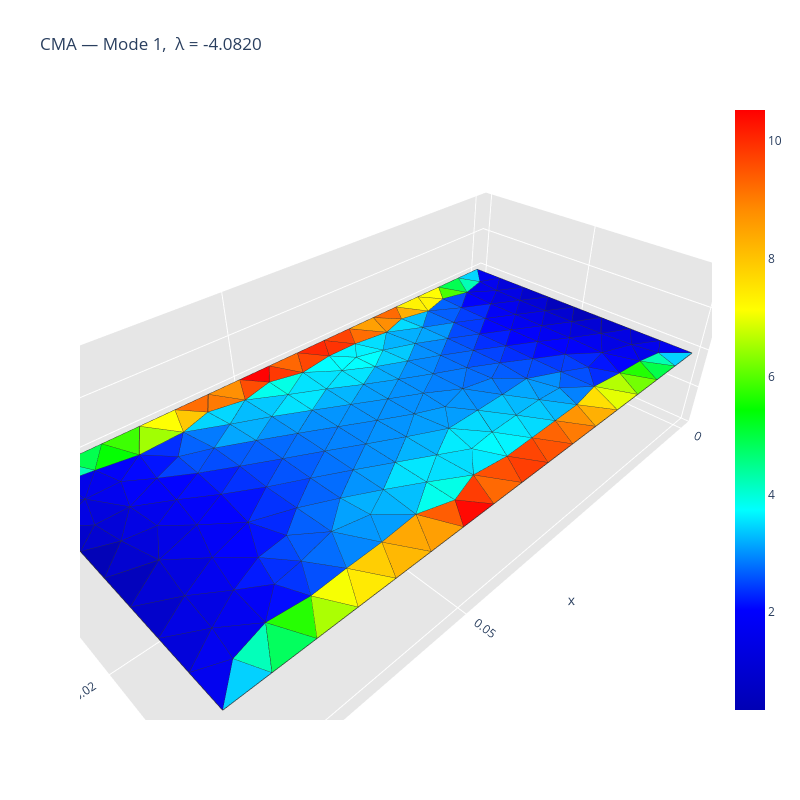
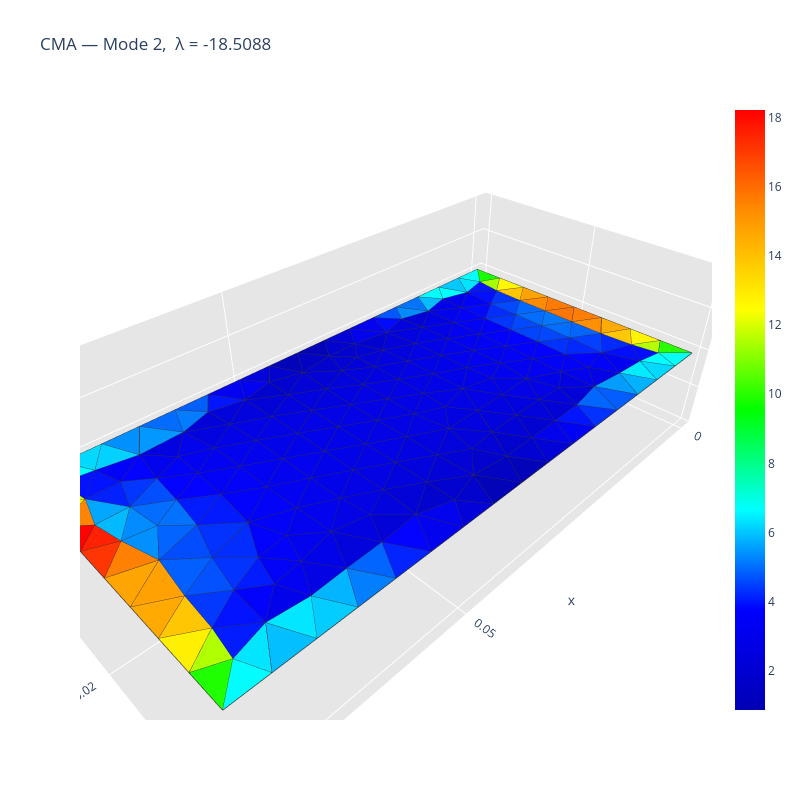
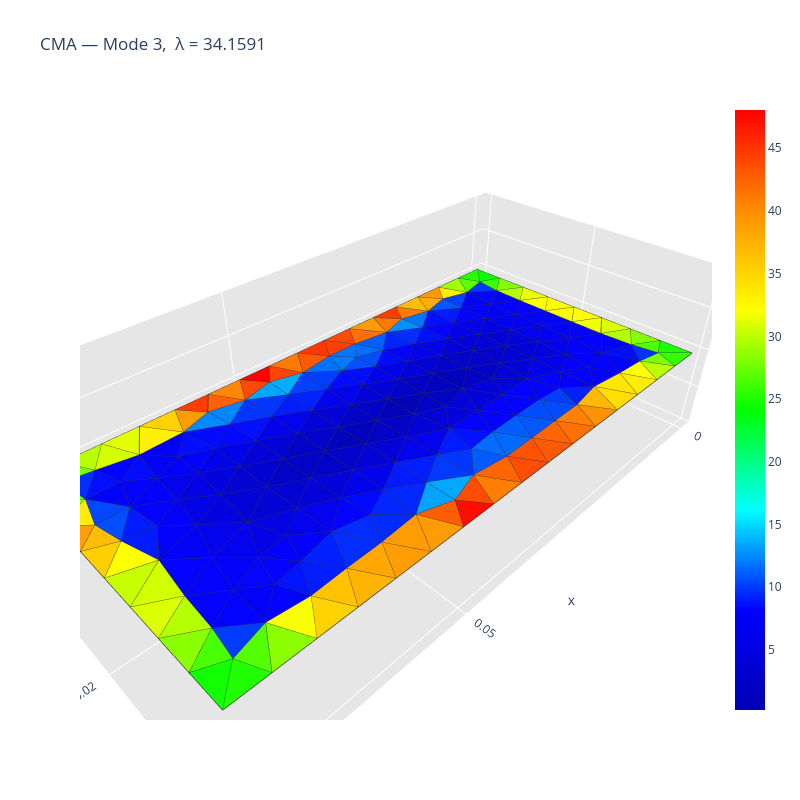
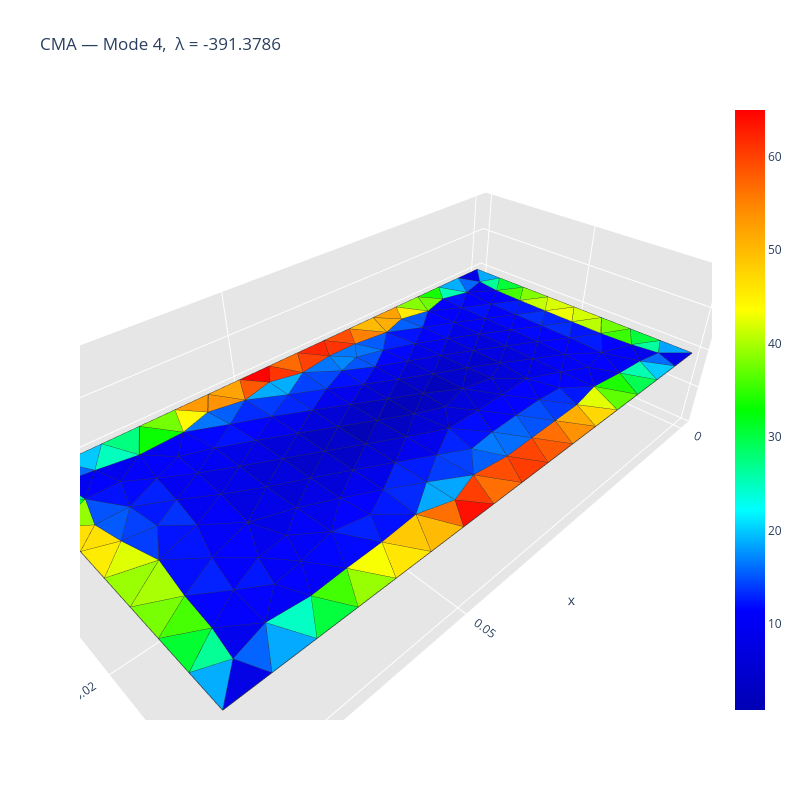

Write notebook code for charts like these, in order.
### Code cell
# 4. Characteristic currents of the first 4 modes, at the plate's design frequency
modal_data = cma_algorithm(path, frequency=frequency, n_modes=n_modes_cma, show=True)

### Figure 1 — Plotly figure (JSON) as saved in the notebook; plotly's stock layout.template omitted (floating-point values rounded to 4 significant figures; data arrays with more than 128 entries replaced by an {"elided": "..."} marker saying what was removed)
{"data": [{"facecolor": {"elided": "312 str values"}, "i": {"elided": "312 int values"}, "j": {"elided": "312 int values"}, "k": {"elided": "312 int values"}, "name": "", "type": "mesh3d", "x": {"elided": "181 float values"}, "y": {"elided": "181 float values"}, "z": {"elided": "181 float values"}}, {"line": {"color": "rgb(50, 50, 50)", "width": 1.5}, "mode": "lines", "showlegend": false, "type": "scatter3d", "x": {"elided": "1560 float values"}, "y": {"elided": "1560 float values"}, "z": {"elided": "1560 int values"}}, {"hoverinfo": "none", "marker": {"color": [0.3373, 10.53], "colorscale": [[0, "rgb(0, 0, 180)"], [0.1667, "rgb(0, 0, 255)"], [0.3333, "rgb(0, 255, 255)"], [0.5, "rgb(0, 255, 0)"], [0.6667, "rgb(255, 255, 0)"], [0.8333, "rgb(255, 140, 0)"], [1, "rgb(255, 0, 0)"]], "showscale": true, "size": 0.1}, "mode": "markers", "showlegend": false, "type": "scatter3d", "x": [0.0], "y": [0.0], "z": [0.0]}], "layout": {"height": 800, "legend": {"bgcolor": "rgba(255,255,255,0.7)", "bordercolor": "lightgray", "borderwidth": 1, "x": 0.2, "xanchor": "left", "y": 0.9, "yanchor": "top"}, "scene": {"aspectratio": {"x": 1, "y": 0.5, "z": 0.3}, "camera": {"eye": {"x": 0.65, "y": 0.65, "z": 0.65}}, "xaxis": {"backgroundcolor": "rgb(230, 230, 230)", "gridcolor": "rgb(255, 255, 255)", "showbackground": true, "zerolinecolor": "rgb(255, 255, 255)"}, "yaxis": {"backgroundcolor": "rgb(230, 230, 230)", "gridcolor": "rgb(255, 255, 255)", "showbackground": true, "zerolinecolor": "rgb(255, 255, 255)"}, "zaxis": {"backgroundcolor": "rgb(230, 230, 230)", "gridcolor": "rgb(255, 255, 255)", "showbackground": true, "zerolinecolor": "rgb(255, 255, 255)"}}, "title": {"text": "CMA — Mode 1,  λ = -4.0820"}, "width": 800}}

### Figure 2 — Plotly figure (JSON) as saved in the notebook; plotly's stock layout.template omitted (floating-point values rounded to 4 significant figures; data arrays with more than 128 entries replaced by an {"elided": "..."} marker saying what was removed)
{"data": [{"facecolor": {"elided": "312 str values"}, "i": {"elided": "312 int values"}, "j": {"elided": "312 int values"}, "k": {"elided": "312 int values"}, "name": "", "type": "mesh3d", "x": {"elided": "181 float values"}, "y": {"elided": "181 float values"}, "z": {"elided": "181 float values"}}, {"line": {"color": "rgb(50, 50, 50)", "width": 1.5}, "mode": "lines", "showlegend": false, "type": "scatter3d", "x": {"elided": "1560 float values"}, "y": {"elided": "1560 float values"}, "z": {"elided": "1560 int values"}}, {"hoverinfo": "none", "marker": {"color": [0.8639, 18.22], "colorscale": [[0, "rgb(0, 0, 180)"], [0.1667, "rgb(0, 0, 255)"], [0.3333, "rgb(0, 255, 255)"], [0.5, "rgb(0, 255, 0)"], [0.6667, "rgb(255, 255, 0)"], [0.8333, "rgb(255, 140, 0)"], [1, "rgb(255, 0, 0)"]], "showscale": true, "size": 0.1}, "mode": "markers", "showlegend": false, "type": "scatter3d", "x": [0.0], "y": [0.0], "z": [0.0]}], "layout": {"height": 800, "legend": {"bgcolor": "rgba(255,255,255,0.7)", "bordercolor": "lightgray", "borderwidth": 1, "x": 0.2, "xanchor": "left", "y": 0.9, "yanchor": "top"}, "scene": {"aspectratio": {"x": 1, "y": 0.5, "z": 0.3}, "camera": {"eye": {"x": 0.65, "y": 0.65, "z": 0.65}}, "xaxis": {"backgroundcolor": "rgb(230, 230, 230)", "gridcolor": "rgb(255, 255, 255)", "showbackground": true, "zerolinecolor": "rgb(255, 255, 255)"}, "yaxis": {"backgroundcolor": "rgb(230, 230, 230)", "gridcolor": "rgb(255, 255, 255)", "showbackground": true, "zerolinecolor": "rgb(255, 255, 255)"}, "zaxis": {"backgroundcolor": "rgb(230, 230, 230)", "gridcolor": "rgb(255, 255, 255)", "showbackground": true, "zerolinecolor": "rgb(255, 255, 255)"}}, "title": {"text": "CMA — Mode 2,  λ = -18.5088"}, "width": 800}}

### Figure 3 — Plotly figure (JSON) as saved in the notebook; plotly's stock layout.template omitted (floating-point values rounded to 4 significant figures; data arrays with more than 128 entries replaced by an {"elided": "..."} marker saying what was removed)
{"data": [{"facecolor": {"elided": "312 str values"}, "i": {"elided": "312 int values"}, "j": {"elided": "312 int values"}, "k": {"elided": "312 int values"}, "name": "", "type": "mesh3d", "x": {"elided": "181 float values"}, "y": {"elided": "181 float values"}, "z": {"elided": "181 float values"}}, {"line": {"color": "rgb(50, 50, 50)", "width": 1.5}, "mode": "lines", "showlegend": false, "type": "scatter3d", "x": {"elided": "1560 float values"}, "y": {"elided": "1560 float values"}, "z": {"elided": "1560 int values"}}, {"hoverinfo": "none", "marker": {"color": [0.2128, 48.04], "colorscale": [[0, "rgb(0, 0, 180)"], [0.1667, "rgb(0, 0, 255)"], [0.3333, "rgb(0, 255, 255)"], [0.5, "rgb(0, 255, 0)"], [0.6667, "rgb(255, 255, 0)"], [0.8333, "rgb(255, 140, 0)"], [1, "rgb(255, 0, 0)"]], "showscale": true, "size": 0.1}, "mode": "markers", "showlegend": false, "type": "scatter3d", "x": [0.0], "y": [0.0], "z": [0.0]}], "layout": {"height": 800, "legend": {"bgcolor": "rgba(255,255,255,0.7)", "bordercolor": "lightgray", "borderwidth": 1, "x": 0.2, "xanchor": "left", "y": 0.9, "yanchor": "top"}, "scene": {"aspectratio": {"x": 1, "y": 0.5, "z": 0.3}, "camera": {"eye": {"x": 0.65, "y": 0.65, "z": 0.65}}, "xaxis": {"backgroundcolor": "rgb(230, 230, 230)", "gridcolor": "rgb(255, 255, 255)", "showbackground": true, "zerolinecolor": "rgb(255, 255, 255)"}, "yaxis": {"backgroundcolor": "rgb(230, 230, 230)", "gridcolor": "rgb(255, 255, 255)", "showbackground": true, "zerolinecolor": "rgb(255, 255, 255)"}, "zaxis": {"backgroundcolor": "rgb(230, 230, 230)", "gridcolor": "rgb(255, 255, 255)", "showbackground": true, "zerolinecolor": "rgb(255, 255, 255)"}}, "title": {"text": "CMA — Mode 3,  λ = 34.1591"}, "width": 800}}

### Figure 4 — Plotly figure (JSON) as saved in the notebook; plotly's stock layout.template omitted (floating-point values rounded to 4 significant figures; data arrays with more than 128 entries replaced by an {"elided": "..."} marker saying what was removed)
{"data": [{"facecolor": {"elided": "312 str values"}, "i": {"elided": "312 int values"}, "j": {"elided": "312 int values"}, "k": {"elided": "312 int values"}, "name": "", "type": "mesh3d", "x": {"elided": "181 float values"}, "y": {"elided": "181 float values"}, "z": {"elided": "181 float values"}}, {"line": {"color": "rgb(50, 50, 50)", "width": 1.5}, "mode": "lines", "showlegend": false, "type": "scatter3d", "x": {"elided": "1560 float values"}, "y": {"elided": "1560 float values"}, "z": {"elided": "1560 int values"}}, {"hoverinfo": "none", "marker": {"color": [0.8091, 65.0], "colorscale": [[0, "rgb(0, 0, 180)"], [0.1667, "rgb(0, 0, 255)"], [0.3333, "rgb(0, 255, 255)"], [0.5, "rgb(0, 255, 0)"], [0.6667, "rgb(255, 255, 0)"], [0.8333, "rgb(255, 140, 0)"], [1, "rgb(255, 0, 0)"]], "showscale": true, "size": 0.1}, "mode": "markers", "showlegend": false, "type": "scatter3d", "x": [0.0], "y": [0.0], "z": [0.0]}], "layout": {"height": 800, "legend": {"bgcolor": "rgba(255,255,255,0.7)", "bordercolor": "lightgray", "borderwidth": 1, "x": 0.2, "xanchor": "left", "y": 0.9, "yanchor": "top"}, "scene": {"aspectratio": {"x": 1, "y": 0.5, "z": 0.3}, "camera": {"eye": {"x": 0.65, "y": 0.65, "z": 0.65}}, "xaxis": {"backgroundcolor": "rgb(230, 230, 230)", "gridcolor": "rgb(255, 255, 255)", "showbackground": true, "zerolinecolor": "rgb(255, 255, 255)"}, "yaxis": {"backgroundcolor": "rgb(230, 230, 230)", "gridcolor": "rgb(255, 255, 255)", "showbackground": true, "zerolinecolor": "rgb(255, 255, 255)"}, "zaxis": {"backgroundcolor": "rgb(230, 230, 230)", "gridcolor": "rgb(255, 255, 255)", "showbackground": true, "zerolinecolor": "rgb(255, 255, 255)"}}, "title": {"text": "CMA — Mode 4,  λ = -391.3786"}, "width": 800}}
